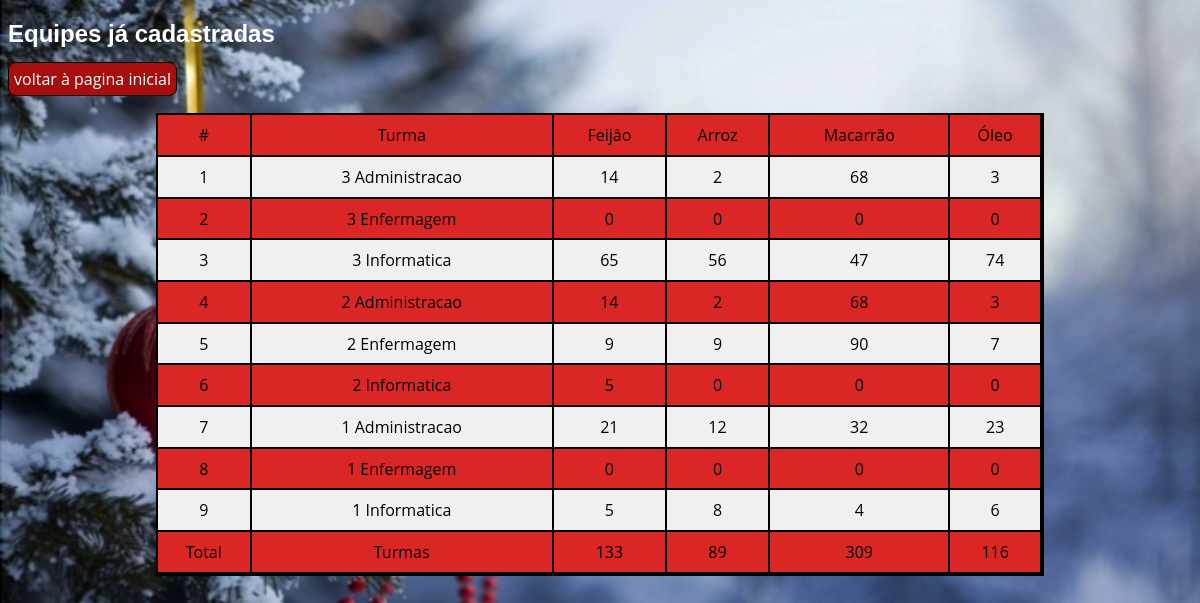
/adm/Teste3ADM.php, run on the app's committed database.
### tables this page shows
CREATE TABLE `natal` (
  `id` int(11) NOT NULL AUTO_INCREMENT,
  `turma` varchar(45) NOT NULL,
  `feijao` varchar(45) NOT NULL,
  `arroz` varchar(45) NOT NULL,
  `macarrao` varchar(45) NOT NULL,
  `oleo` varchar(45) NOT NULL,
  PRIMARY KEY (`id`)
);

### adm/Teste3ADM.php (the view, shortened to what this page needs)
<!DOCTYPE html>
<html lang="en">
<head>
  <link rel="stylesheet" href="teste3ADM.css">
</head>
<body>
<section>
<h1>Equipes já cadastradas</h1>
<a href="natalADM.php">voltar à pagina inicial</a>
 <table>
        <tr>
            <td>#</td>
            <td>Turma</td>
            <td>Feijâo</td>
            <td>Arroz</td>
            <td>Macarrão</td>
            <td>Óleo</td>
        </tr>
        <?php
            include("conect.php");
            $selecionar = "SELECT * FROM natal ORDER BY id DESC";
            try{
                $rSelect = $conect -> prepare($selecionar);
                $rSelect -> execute();
                $num = 1;
                $soma_feijao = 0;
                $soma_arroz = 0;
                $soma_macarrao = 0;
                $soma_oleo = 0;
                $cSelect = $rSelect -> rowCount();
                if($cSelect > 0){
                    while($mostrar = $rSelect -> FETCH(PDO::FETCH_OBJ)){
        ?>
                <td><?php echo $num++;?></td>
                <td><?php echo $mostrar -> turma;?></td>
                <td><?php echo $mostrar -> feijao;?></td>
                <td><?php echo $mostrar -> arroz;?></td>
                <td><?php echo $mostrar -> macarrao;?></td>
                <td><?php echo $mostrar -> oleo;?></td>
                <?php
                    $soma_feijao = $soma_feijao + $mostrar -> feijao;
                    $soma_arroz = $soma_arroz + $mostrar -> arroz;
                    $soma_macarrao = $soma_macarrao + $mostrar -> macarrao;
                    $soma_oleo = $soma_oleo + $mostrar -> oleo;
                ?>
        <?php
                    }
                }
            }catch(PDOException $erro){
                echo "Tá errado:" . $erro -> getMessage();
            }
        ?>
            <tr>
                <td>Total</td>
                <td>Turmas</td>
                <td><?php echo $soma_feijao;?></td>
                <td><?php echo $soma_arroz;?></td>
                <td><?php echo $soma_macarrao;?></td>
                <td><?php echo $soma_oleo;?></td>
            </tr>
        </table>
</section>
</body>
</html>

### adm/Teste3ADM.css (style rules this page uses)
body { margin: 9; padding: 0; font-family: 'Open Sans', sans-serif ; background-repeat: no-repeat; Background: url(../img/natal1.jpg); background-repeat: no-repeat; background-size: 100%; }
table { width: 75%; margin-right: auto; margin-left: auto; margin-top: 2%; border: 2px solid rgb(0, 0, 0); border-spacing: 0; }
td { border-right: 2px solid rgb(0, 0, 0); border-bottom: 2px solid rgb(0, 0, 0); text-align: center; padding: 1%; }
tr:nth-child(odd) { background: rgb(219, 38, 38); }
h1 { text-align: left; font-family: Arial, Helvetica, sans-serif; color: #fff; font-size: 150%; }
a { color: #fff; background: rgb(167, 14, 14); padding: 5px; width: 35%; text-decoration: none; border-radius: 8px; border: 1px solid #000; }

### data on the page
natal: turma "3 Administracao", feijao "14", arroz "2", macarrao "68", oleo "3"
natal: turma "3 Enfermagem", feijao "0", arroz "0", macarrao "0", oleo "0"
natal: turma "3 Informatica", feijao "65", arroz "56", macarrao "47", oleo "74"
natal: turma "2 Administracao", feijao "14", arroz "2", macarrao "68", oleo "3"
natal: turma "2 Enfermagem", feijao "9", arroz "9", macarrao "90", oleo "7"
natal: turma "2 Informatica", feijao "5", arroz "0", macarrao "0", oleo "0"
natal: turma "1 Administracao", feijao "21", arroz "12", macarrao "32", oleo "23"
natal: turma "1 Enfermagem", feijao "0", arroz "0", macarrao "0", oleo "0"
natal: turma "1 Informatica", feijao "5", arroz "8", macarrao "4", oleo "6"

### other printed values
$soma_feijao "133"
$soma_arroz "89"
$soma_macarrao "309"
$soma_oleo "116"
